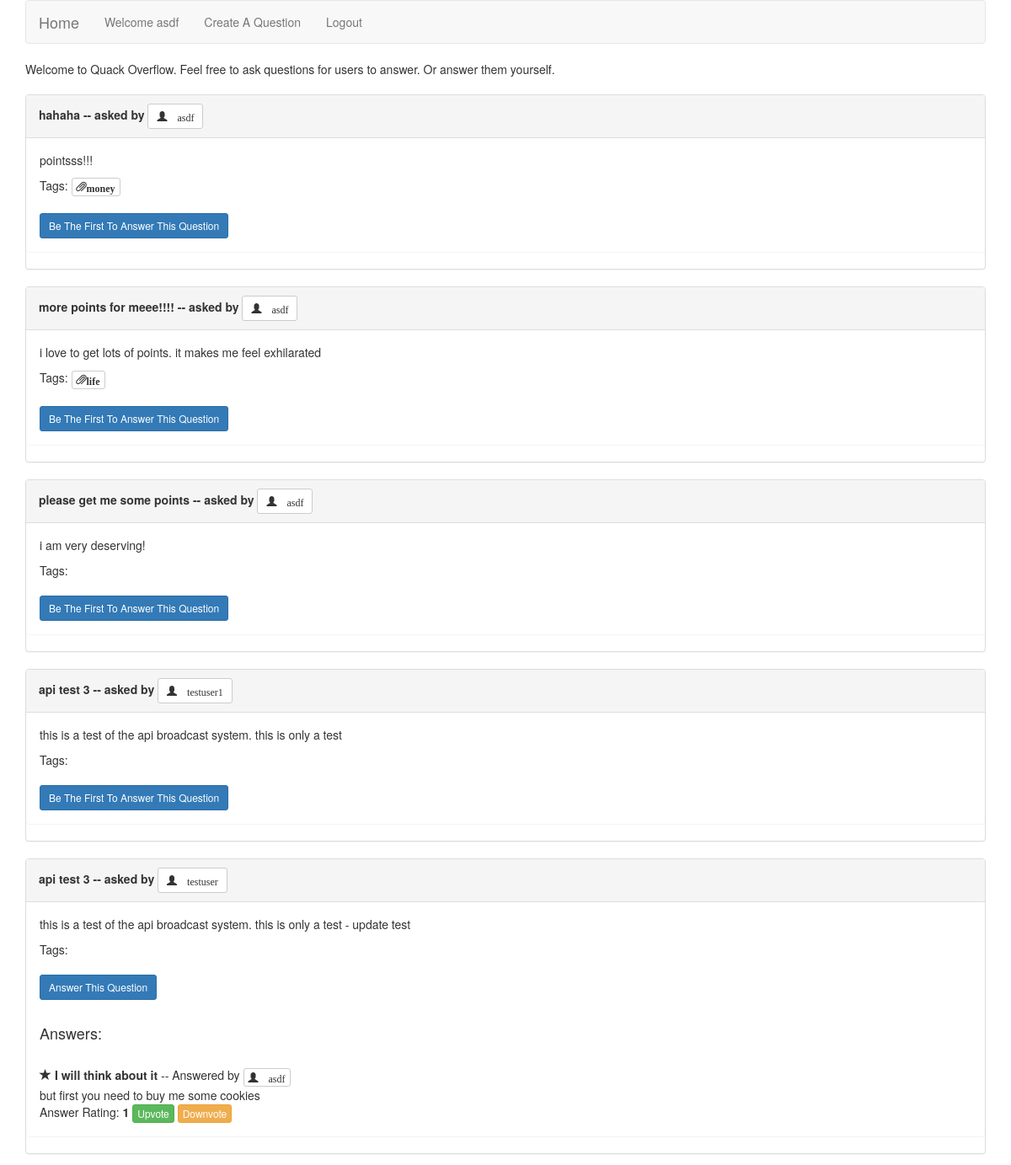
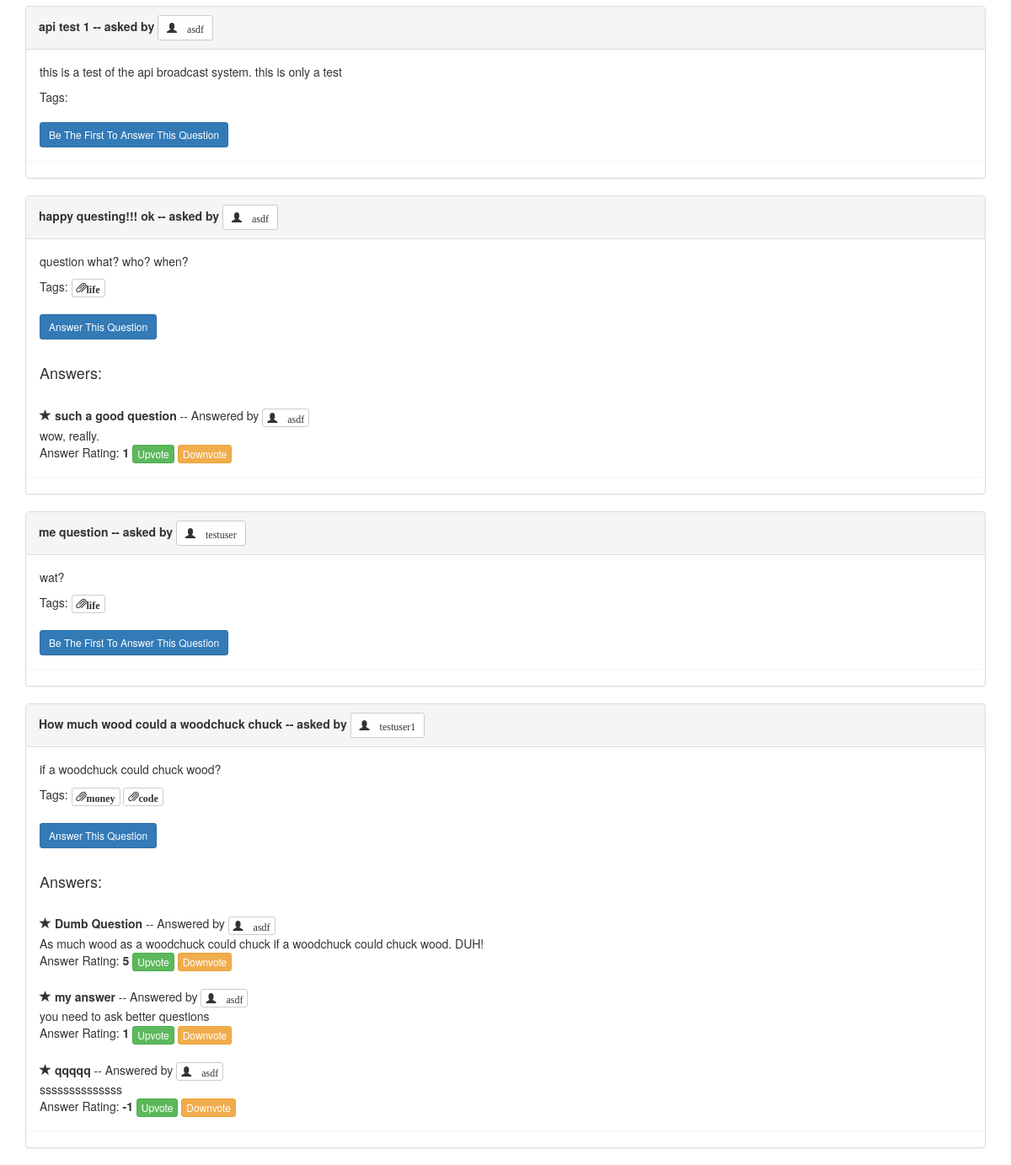
The app's page / (signed in) with its own data (2 pictures, top to bottom).
### duckapp/models.py (models this page shows, shortened)
class Question(models.Model):
    asker = models.ForeignKey('auth.User')
    title = models.CharField(max_length=255)
    question_text = models.TextField()
    tags = models.ManyToManyField(Tag, blank=True)
    timestamp = models.DateTimeField(auto_now_add=True)
    class Meta:
        ordering = ["-timestamp"]

class Tag(models.Model):
    name = models.CharField(max_length=50)
    def __str__(self):
        return "{}".format(self.name)

class Answer(models.Model):
    answerer = models.ForeignKey('auth.User')
    question = models.ForeignKey(Question)
    answer_text = models.TextField()
    score = models.IntegerField(default=0)
    title = models.CharField(max_length=255)
    timestamp = models.DateTimeField(auto_now_add=True)
    class Meta:
        ordering = ["-score", "-timestamp"]

### duckapp/views.py (the view)
# urls.py: url(r'^$', IndexView.as_view(), name='index'),
class IndexView(ListView):
    template_name = 'index.html'
    model = Question

### duckapp/templates/index.html
{% extends 'base.html' %}
{% block content %}
<div class="container">
    <div class="col s6 m6 l6">
        Welcome to Quack Overflow. Feel free to ask questions for users to
        answer. Or answer them yourself. <br><br>
    </div>
    {% for question in object_list %}
        <div class="panel panel-default">
            <div class="panel-heading">
                <b>
                    {{ question.title }} -- asked by
                    <a href="{% url 'user_detail' question.asker.userprofile.pk %}">
                        <button type="button" class="btn btn-default btn-sm">
                            <span class="glyphicon glyphicon-user">
                                {{ question.asker }}
                            </span>
                        </button>
                    </a>
                </b>
            </div>
            <div class="panel panel-body">
                <p>{{ question.question_text}}</p>
                Tags:
                {% for tag in question.tags.all %}
                    <button type="button" class="btn btn-default btn-xs">
                        <span class="glyphicon glyphicon-paperclip" aria-hidden="true"><b>{{ tag }}</b></span>
                    </button>
                {% endfor %}
                <br>
                {% if not question.answer_set.all %}
                <br>
                    <a href="{% url 'answer_create' question.pk %}">
                        <button type="button" class="btn btn-primary btn-sm" aria-label="Left Align">
                            Be The First To Answer This Question
                        </button>
                    </a>
                {% else %}
                <br>
                    <a href="{% url 'answer_create' question.pk %}">
                        <button type="button" class="btn btn-primary btn-sm" aria-label="Left Align">
                            Answer This Question
                        </button>
                    </a>
                {% endif %}
                {% if question.answer_set.all %}
                    <br><br>
                    <h4>Answers:</h4>
                    {% for answer in question.answer_set.all %}
                        <br>
                            <span class="glyphicon glyphicon-star" aria-hidden="true"></span><b> {{ answer.title }}</b>
                            -- Answered by <a href="{% url 'user_detail' answer.answerer.userprofile.pk %}">
                                <button type="button" class="btn btn-default btn-xs">
                                    <span class="glyphicon glyphicon-user">
                                        {{ answer.answerer }}
                                    </span>
                                </button>
                            </a>
                        <br>
                        {{ answer.answer_text }}
                        <br>
                        Answer Rating: <b>{{ answer.score }}</b>
                        <a href="{% url 'upvote' answer.pk %}">
                            <button type="button" class="btn btn-success btn-xs">
                                Upvote
                            </button>
                        </a>
                        <a href="{% url 'downvote' answer.pk %}">
                            <button type="button" class="btn btn-warning btn-xs">
                                Downvote
                            </button>
                        </a>
                        <br>
                    {% endfor %}
                {% endif %}
            </div>
        </div>
    {% endfor %}
</div>
{% endblock %}

### duckapp/templates/base.html (shortened to what this page needs)
<!DOCTYPE html>
{% load bootstrap3 %}
<html>
    <head>
        {% bootstrap_css %}
    </head>
    <body>
        <div class="container">
            <nav class="navbar navbar-default">
                <div class="container-fluid">
                    <div class="navbar-header">
                        <a class="navbar-brand" href="{% url 'index' %}">Home</a>
                    </div>
                    <div class="collapse navbar-collapse" id="bs-example-navbar-collapse-1">
                        <ul class="nav navbar-nav">
                            {% if user.is_authenticated %}
                                <li><a href="{% url 'signup' %}">Welcome {{ request.user }}<span class="sr-only">(current)</span></a></li>
                                <li><a href="{% url 'question_create'%}">Create A Question</a></li>
                                <li><a href="{% url 'logout' %}">Logout</a></li>
                            {% else %}
                                <li><a href="{% url 'signup' %}">Signup<span class="sr-only">(current)</span></a></li>
                                <li><a href="{% url 'login' %}">Login<span class="sr-only">(current)</span></a></li>
                            {% endif %}
                        </ul>
                    </div>
                </div>
            </nav>
        </div>
        {% block content %}
        {% endblock %}
    </body>
</html>

### records on screen
Question: title "hahaha", asker "asdf", question_text "pointsss!!!", shows "Be The First To Answer This Question"
Tag: name "money"
Question: title "more points for meee!!!!", asker "asdf", question_text "i love to get lots of points. it makes me feel exhilarated", shows "Be The First To Answer This Question"
Tag: name "life"
Question: title "please get me some points", asker "asdf", question_text "i am very deserving!", shows "Be The First To Answer This Question"
Question: title "api test 3", asker "testuser1", question_text "this is a test of the api broadcast system. this is only a test", shows "Be The First To Answer This Question"
Question: title "api test 3", asker "testuser", question_text "this is a test of the api broadcast system. this is only a test - update test", shows "Answer This Question"
Answer: title "I will think about it", answerer "asdf", answer_text "but first you need to buy me some cookies", score "1"
Question: title "api test 1", asker "asdf", question_text "this is a test of the api broadcast system. this is only a test", shows "Be The First To Answer This Question"
Question: title "happy questing!!! ok", asker "asdf", question_text "question what? who? when?", shows "Answer This Question"
Answer: title "such a good question", answerer "asdf", answer_text "wow, really.", score "1"
Question: title "me question", asker "testuser", question_text "wat?", shows "Be The First To Answer This Question"
Question: title "How much wood could a woodchuck chuck", asker "testuser1", question_text "if a woodchuck could chuck wood?", shows "Answer This Question"
Tag: name "code"
Answer: title "Dumb Question", answerer "asdf", answer_text "As much wood as a woodchuck could chuck if a woodchuck could chuck wood. DUH!", score "5"
Answer: title "my answer", answerer "asdf", answer_text "you need to ask better questions", score "1"
Answer: title "qqqqq", answerer "asdf", answer_text "ssssssssssssss", score "-1"

### other values on screen
{{ request.user }} "asdf"
